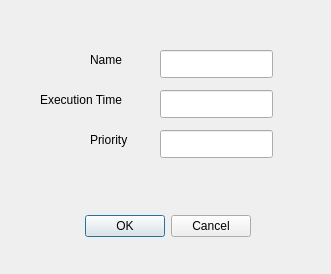
<?xml version="1.0" encoding="UTF-8"?>
<ui version="4.0">
 <class>CreateProcess_Dialog</class>
 <widget class="QDialog" name="CreateProcess_Dialog">
  <property name="geometry">
   <rect>
    <x>0</x>
    <y>0</y>
    <width>331</width>
    <height>274</height>
   </rect>
  </property>
  <property name="windowTitle">
   <string>Create Process</string>
  </property>
  <widget class="QDialogButtonBox" name="buttonBox">
   <property name="geometry">
    <rect>
     <x>80</x>
     <y>210</y>
     <width>171</width>
     <height>32</height>
    </rect>
   </property>
   <property name="orientation">
    <enum>Qt::Horizontal</enum>
   </property>
   <property name="standardButtons">
    <set>QDialogButtonBox::Cancel|QDialogButtonBox::Ok</set>
   </property>
  </widget>
  <widget class="QLineEdit" name="name_edit">
   <property name="geometry">
    <rect>
     <x>160</x>
     <y>50</y>
     <width>113</width>
     <height>28</height>
    </rect>
   </property>
  </widget>
  <widget class="QLabel" name="label">
   <property name="geometry">
    <rect>
     <x>90</x>
     <y>50</y>
     <width>66</width>
     <height>20</height>
    </rect>
   </property>
   <property name="text">
    <string>Name</string>
   </property>
  </widget>
  <widget class="QLineEdit" name="exec_edit">
   <property name="geometry">
    <rect>
     <x>160</x>
     <y>90</y>
     <width>113</width>
     <height>28</height>
    </rect>
   </property>
  </widget>
  <widget class="QLabel" name="label_3">
   <property name="geometry">
    <rect>
     <x>40</x>
     <y>90</y>
     <width>111</width>
     <height>20</height>
    </rect>
   </property>
   <property name="text">
    <string>Execution Time</string>
   </property>
  </widget>
  <widget class="QLabel" name="label_4">
   <property name="geometry">
    <rect>
     <x>90</x>
     <y>130</y>
     <width>66</width>
     <height>20</height>
    </rect>
   </property>
   <property name="text">
    <string>Priority</string>
   </property>
  </widget>
  <widget class="QLineEdit" name="priority_edit">
   <property name="geometry">
    <rect>
     <x>160</x>
     <y>130</y>
     <width>113</width>
     <height>28</height>
    </rect>
   </property>
  </widget>
 </widget>
 <resources/>
 <connections>
  <connection>
   <sender>buttonBox</sender>
   <signal>accepted()</signal>
   <receiver>CreateProcess_Dialog</receiver>
   <slot>accept()</slot>
   <hints>
    <hint type="sourcelabel">
     <x>248</x>
     <y>254</y>
    </hint>
    <hint type="destinationlabel">
     <x>157</x>
     <y>274</y>
    </hint>
   </hints>
  </connection>
  <connection>
   <sender>buttonBox</sender>
   <signal>rejected()</signal>
   <receiver>CreateProcess_Dialog</receiver>
   <slot>reject()</slot>
   <hints>
    <hint type="sourcelabel">
     <x>316</x>
     <y>260</y>
    </hint>
    <hint type="destinationlabel">
     <x>286</x>
     <y>274</y>
    </hint>
   </hints>
  </connection>
 </connections>
</ui>
